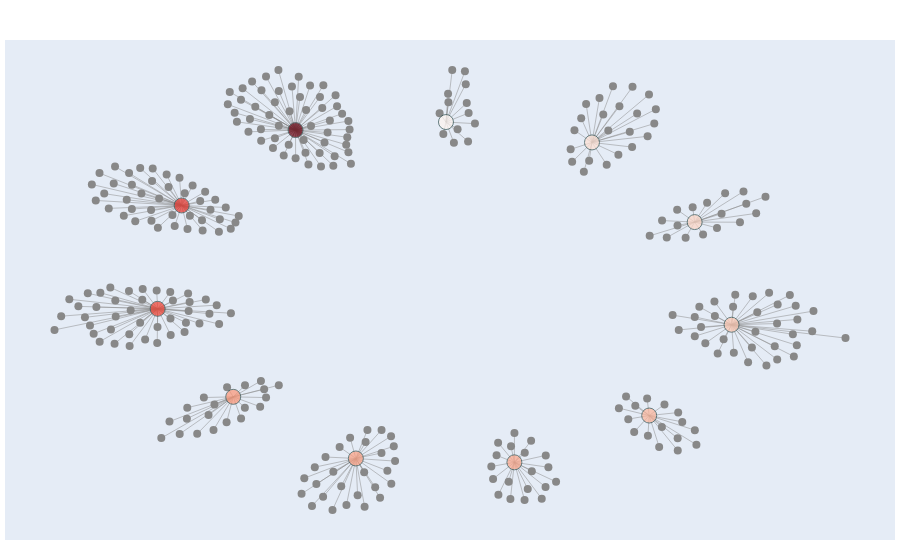

The notebook cell this image was saved under:
### Code cell
# An example of visualization implementation. Only available for torch version for now
cv.plot_corex_with_vnames(corex_torch,col_names=data.index,)

### Figure 1 — Plotly figure (JSON) as saved in the notebook; plotly's stock layout.template omitted (floating-point values rounded to 4 significant figures; data arrays with more than 128 entries replaced by an {"elided": "..."} marker saying what was removed)
{"data": [{"hoverinfo": "text", "line": {"width": 1}, "marker": {"color": {"elided": "305 str values"}, "size": 8}, "mode": "markers", "text": {"elided": "305 str values"}, "type": "scatter", "x": {"elided": "305 float values"}, "y": {"elided": "305 float values"}}, {"hoverinfo": "text", "line": {"color": "#888", "width": 0.5}, "mode": "lines", "type": "scatter", "x": {"elided": "915 float values"}, "y": {"elided": "915 float values"}}, {"hoverinfo": "text", "marker": {"color": [5.021, 3.583, 3.407, 2.37, 2.232, 2.152, 1.97, 1.73, 1.514, 1.355, 0.8333], "colorbar": {"thickness": 15, "title": {"side": "right", "text": "TC"}, "xanchor": "left"}, "colorscale": [[0, "rgb(255,245,240)"], [0.125, "rgb(254,224,210)"], [0.25, "rgb(252,187,161)"], [0.375, "rgb(252,146,114)"], [0.5, "rgb(251,106,74)"], [0.625, "rgb(239,59,44)"], [0.75, "rgb(203,24,29)"], [0.875, "rgb(165,15,21)"], [1, "rgb(103,0,13)"]], "line": {"color": "DarkSlateGrey", "width": 1}, "reversescale": false, "showscale": false, "size": [15, 15, 15, 15, 15, 15, 15, 15, 15, 15, 15]}, "mode": "markers", "text": ["Layer 1<br>Cluster node 0<br>TC : 5.0214753", "Layer 1<br>Cluster node 1<br>TC : 3.582657", "Layer 1<br>Cluster node 2<br>TC : 3.406704", "Layer 1<br>Cluster node 3<br>TC : 2.370009", "Layer 1<br>Cluster node 4<br>TC : 2.232228", "Layer 1<br>Cluster node 5<br>TC : 2.1515431", "Layer 1<br>Cluster node 6<br>TC : 1.9695107", "Layer 1<br>Cluster node 7<br>TC : 1.7297902", "Layer 1<br>Cluster node 8<br>TC : 1.5140693", "Layer 1<br>Cluster node 9<br>TC : 1.3552276", "Layer 1<br>Cluster node 10<br>TC : 0.83329684"], "type": "scatter", "x": [-0.2207, -0.4734, -0.5267, -0.359, -0.08678, 0.2651, 0.5643, 0.7471, 0.6652, 0.4373, 0.1132], "y": [0.4921, 0.2362, -0.1146, -0.4135, -0.6227, -0.6357, -0.4769, -0.1687, 0.1798, 0.4502, 0.5195]}], "layout": {"hovermode": "closest", "margin": {"b": 20, "l": 5, "r": 5, "t": 40}, "showlegend": false, "title": {"font": {"size": 16}}, "xaxis": {"showgrid": false, "showticklabels": false, "zeroline": false}, "yaxis": {"showgrid": false, "showticklabels": false, "zeroline": false}}}
